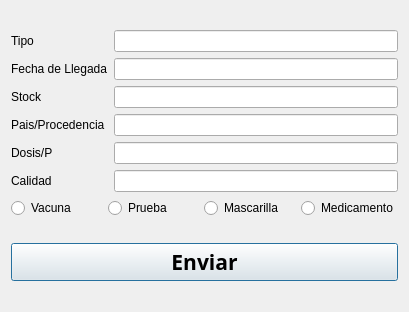
<?xml version="1.0" encoding="UTF-8"?>
<ui version="4.0">
 <class>Modificar_Sumi</class>
 <widget class="QDialog" name="Modificar_Sumi">
  <property name="geometry">
   <rect>
    <x>0</x>
    <y>0</y>
    <width>409</width>
    <height>312</height>
   </rect>
  </property>
  <property name="windowTitle">
   <string>Modificar suministros</string>
  </property>
  <layout class="QGridLayout" name="gridLayout_3">
   <item row="0" column="0">
    <layout class="QGridLayout" name="gridLayout_2">
     <item row="0" column="0" colspan="4">
      <layout class="QGridLayout" name="gridLayout">
       <item row="0" column="0">
        <widget class="QLabel" name="label_tipo">
         <property name="text">
          <string>Tipo</string>
         </property>
        </widget>
       </item>
       <item row="0" column="1">
        <widget class="QLineEdit" name="tipo"/>
       </item>
       <item row="1" column="0">
        <widget class="QLabel" name="label_fecha">
         <property name="text">
          <string>Fecha de Llegada</string>
         </property>
        </widget>
       </item>
       <item row="1" column="1">
        <widget class="QLineEdit" name="fecha"/>
       </item>
       <item row="2" column="0">
        <widget class="QLabel" name="label_stock">
         <property name="text">
          <string>Stock</string>
         </property>
        </widget>
       </item>
       <item row="2" column="1">
        <widget class="QLineEdit" name="stock"/>
       </item>
       <item row="3" column="0">
        <widget class="QLabel" name="label_pais">
         <property name="text">
          <string>Pais/Procedencia</string>
         </property>
        </widget>
       </item>
       <item row="3" column="1">
        <widget class="QLineEdit" name="pais">
         <property name="text">
          <string/>
         </property>
        </widget>
       </item>
       <item row="4" column="0">
        <widget class="QLabel" name="label_dosis">
         <property name="text">
          <string>Dosis/P</string>
         </property>
        </widget>
       </item>
       <item row="4" column="1">
        <widget class="QLineEdit" name="dosis">
         <property name="text">
          <string/>
         </property>
        </widget>
       </item>
       <item row="5" column="0">
        <widget class="QLabel" name="label_calidad">
         <property name="text">
          <string>Calidad</string>
         </property>
        </widget>
       </item>
       <item row="5" column="1">
        <widget class="QLineEdit" name="calidad">
         <property name="text">
          <string/>
         </property>
        </widget>
       </item>
      </layout>
     </item>
     <item row="1" column="0">
      <widget class="QRadioButton" name="vacuna">
       <property name="text">
        <string>Vacuna</string>
       </property>
       <attribute name="buttonGroup">
        <string notr="true">buttonGroup</string>
       </attribute>
      </widget>
     </item>
     <item row="1" column="1">
      <widget class="QRadioButton" name="prueba">
       <property name="text">
        <string>Prueba</string>
       </property>
       <attribute name="buttonGroup">
        <string notr="true">buttonGroup</string>
       </attribute>
      </widget>
     </item>
     <item row="1" column="2">
      <widget class="QRadioButton" name="mascarilla">
       <property name="text">
        <string>Mascarilla</string>
       </property>
       <attribute name="buttonGroup">
        <string notr="true">buttonGroup</string>
       </attribute>
      </widget>
     </item>
     <item row="1" column="3">
      <widget class="QRadioButton" name="medicamento">
       <property name="text">
        <string>Medicamento</string>
       </property>
       <attribute name="buttonGroup">
        <string notr="true">buttonGroup</string>
       </attribute>
      </widget>
     </item>
    </layout>
   </item>
   <item row="1" column="0">
    <widget class="QPushButton" name="enviarpushbuton">
     <property name="font">
      <font>
       <family>Berlin Sans FB Demi</family>
       <pointsize>16</pointsize>
       <weight>75</weight>
       <bold>true</bold>
      </font>
     </property>
     <property name="cursor">
      <cursorShape>PointingHandCursor</cursorShape>
     </property>
     <property name="text">
      <string>Enviar</string>
     </property>
    </widget>
   </item>
  </layout>
 </widget>
 <resources/>
 <connections/>
 <buttongroups>
  <buttongroup name="buttonGroup"/>
 </buttongroups>
</ui>
